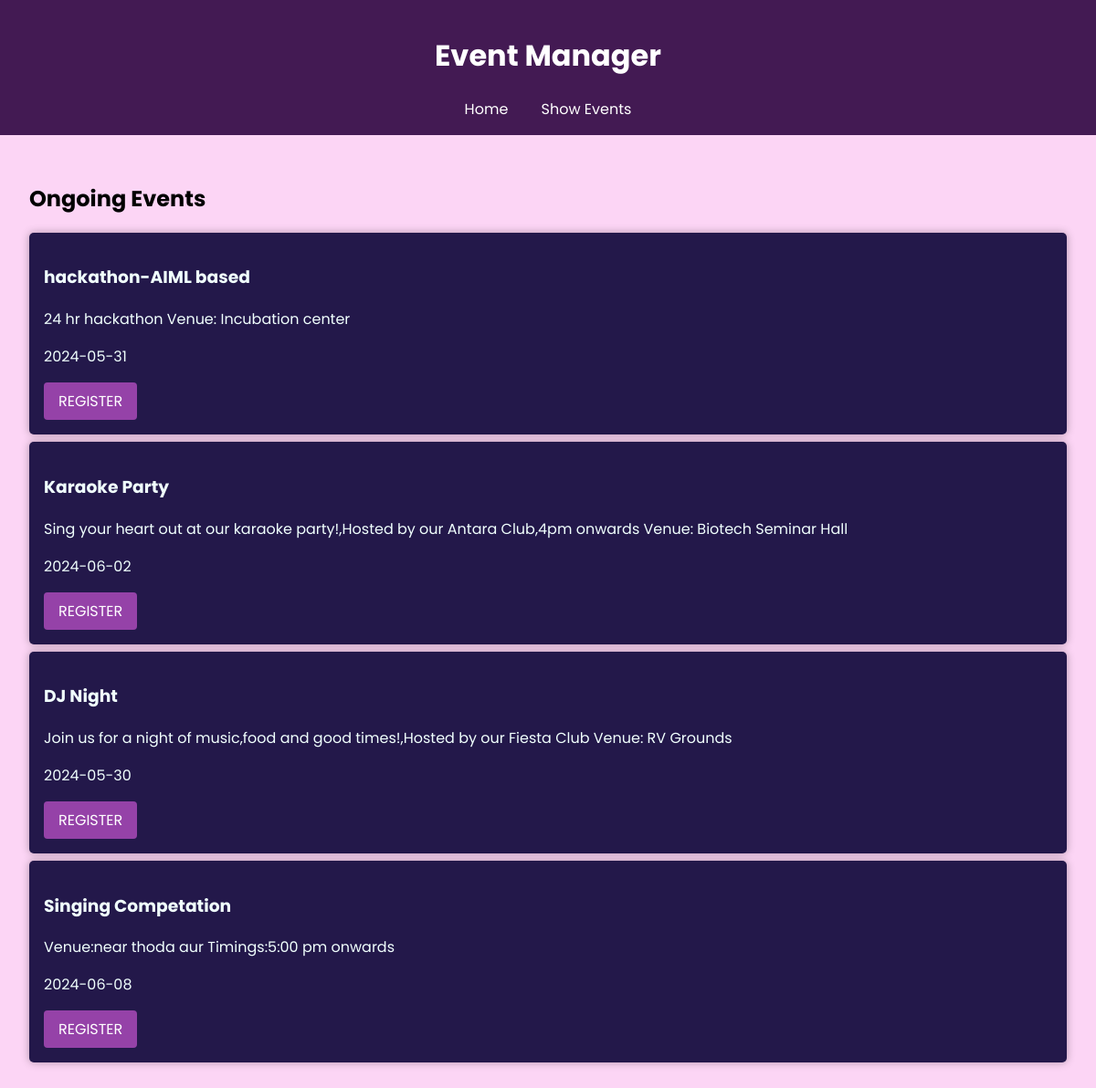
The app's page /events with its own data.
### tables this page shows
CREATE TABLE events (
                id INTEGER PRIMARY KEY AUTOINCREMENT,
                title TEXT NOT NULL,
                description TEXT NOT NULL,
                date TEXT NOT NULL
            );

### RV_Ready.py (the view)
@app.route('/events')
def show_events():
    db = get_db()
    cur = db.execute('SELECT id, title, description, date FROM events')
    events = cur.fetchall()
    return render_template('events.html', events=events)

### RV_Ready.py (called while the page is built)
def get_db():
    conn = sqlite3.connect(DATABASE)
    conn.row_factory = sqlite3.Row
    return conn

### templates/events.html
{% extends 'base.html' %}
{% block content %}
<h2>Ongoing Events</h2>
<ul>
    {% for event in events %}
    <li>
        <h3>{{ event.title }}</h3>
        <p>{{ event.description }}</p>
        <p>{{ event.date }}</p>
        <a href="{{ url_for('register', event_id=event.id) }}" class="button">Register</a>
    </li>
    {% endfor %}
</ul>
{% endblock %}

### templates/base.html (shortened to what this page needs)
<!DOCTYPE html>
<html lang="en">
<head>
</head>
<body>
    <header>
        <h1>Event Manager</h1>
        <nav>
            <a href="{{ url_for('home') }}">Home</a>
            <a href="{{ url_for('show_events') }}">Show Events</a>
        </nav>
    </header>
    <main>
        {% block content %}{% endblock %}
    </main>
</body>
</html>

### templates/base.html (style rules this page uses)
body { font-family: 'Poppins', sans-serif; margin: 0; padding: 0; background-color: #fcd5f5; }
header { background-color: #431a53; color: white; padding: 1rem; text-align: center; }
nav a { color: white; text-decoration: none; margin: 0 1rem; }
main { padding: 2rem; }
ul { list-style-type: none; padding: 0; }
li { background-color: rgb(35, 24, 74); margin: 0.5rem 0; padding: 1rem; border-radius: 5px; box-shadow: 0 0 10px rgba(0, 0, 0, 0.3); color: rgb(240, 255, 253); }
button, .button { background-color: #9542a8; color: #fff; border: none; padding: 0.5rem 1rem; text-transform: uppercase; border-radius: 4px; cursor: pointer; font-family: 'Poppins', sans-serif; text-decoration: none; display: inline-block; }

### records on screen
events: title "hackathon-AIML based", description "24 hr hackathon Venue: Incubation center", date "2024-05-31"
events: title "Karaoke Party", description "Sing your heart out at our karaoke party!,Hosted by our Antara Club,4pm onwards Venue: Biotech Seminar Hall", date "2024-06-02"
events: title "DJ Night", description "Join us for a night of music,food and good times!,Hosted by our Fiesta Club Venue: RV Grounds", date "2024-05-30"
events: title "Singing Competation", description "Venue:near thoda aur Timings:5:00 pm onwards", date "2024-06-08"
